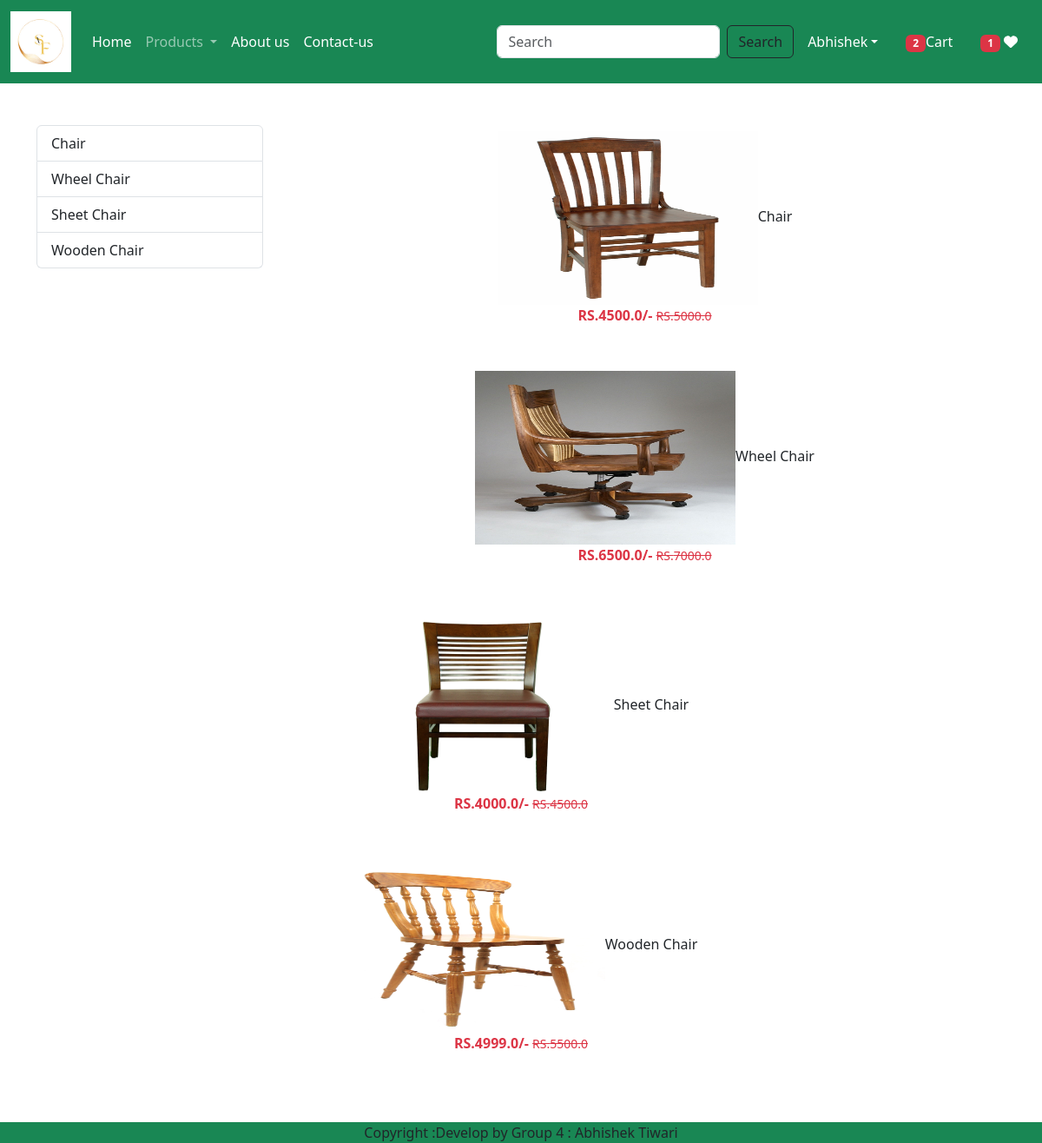
The app's page /category/CR (signed in) with its own data.
### app/models.py (models this page shows, shortened)
class Product(models.Model):
    title = models.CharField(max_length=100)
    selling_price = models.FloatField()
    discounted_price =  models.FloatField()
    discription = models.TextField()
    composition = models.TimeField(default='')
    prodapp = models.TextField(default='')
    category = models.CharField(choices=CATEGORY_CHOICES, max_length=2)
    product_image = models.ImageField(upload_to='product')

### app/views.py (the view)
# urls.py: path("category/<slug:val>", views.CategoryView.as_view(), name="category"),
@method_decorator(login_required,name='dispatch')
class CategoryView(View):
    def get(self, request, val):
        totalitem = 0
        wishitem = 0
        if request.user.is_authenticated:
         totalitem = len(Cart.objects.filter(user=request.user))
        wishitem = len(Wishlist.objects.filter(user=request.user))
        product = Product.objects.filter(category=val)
        title = Product.objects.filter(category=val).values('title')
        return render(request, "app/category.html",locals())

### app/templates/app/category.html (shortened to what this page needs)
{% extends 'app/base.html' %}
{% load  static %}
{% block main-content %}
   <div class="container my-5">
      <div class="row">
        <div class="col-sm-3">
             <div class="list-group">
            {% for val in title  %}
                <a href="{% url 'category-title' val.title %}" class="list-group-item list-group-item-action" aria-current="true">
                    {{val.title}}</a>
            {% endfor %}
            </div>
           </div>
         <div class="col-sm-9">
            <div class="row">
                {% for prod in product %}
                <div class="col text-center mb-4">
                    <a href="{% url 'product-detail' prod.id %}" class="btn">
                       <div>
                      <img src="{{prod.product_image.url}}" width="300px" height="200px />
                      <div class="fw-bold">{{prod.title}}</div>
                      <div class="fw-bold text-danger">
                        RS.{{prod.discounted_price}}/-
                        <small class="fw-light text-decoration-line-through">RS.{{prod.selling_price}}</small>
                      </div>
                    </div>
                </div>
             {% endfor %}
{% endblock main-content %}

### app/templates/app/base.html (shortened to what this page needs)
<!DOCTYPE html>
{% load static %}
<html lang="en">
<head>
    <link href="https://cdn.jsdelivr.net/npm/bootstrap@5.3.3/dist/css/bootstrap.min.css" rel="stylesheet">
    <link rel="stylesheet" href="{% static 'app/css/owl.carousel.min.css' %}">
    <link rel="stylesheet" href="{% static 'app/css/all.min.css' %}">
    <link rel="stylesheet" href="{% static 'app/css/style.css' %}">
</head>
<body>
    <nav class="navbar navbar-expand-lg navbar-dark bg-success">
        <div class="container-fluid">
          <a class="navbar-brand" href="#">
            <img src="{% static "app/images/logo/S.png" %}" width="70" height="70" />
        </a>
          <div class="collapse navbar-collapse" id="navbarSupportedContent">
            <ul class="navbar-nav me-auto mb-2 mb-lg-0">
              {% if request.user.is_authenticated %}
              <li class="nav-item">
                <a class="nav-link active" aria-current="page" href="/">Home</a>
              </li>
              <li class="nav-item dropdown">
                <a class="nav-link dropdown-toggle" href="#" role="button" data-bs-toggle="dropdown" aria-expanded="false">
                  Products
                </a>
              </li>
              <li class="nav-item">
                <a class="nav-link text-white" href="{% url 'about' %}">About us</a>
              </li>
              <li class="nav-item">
                <a class="nav-link text-white" href="{% url 'contact' %}">Contact-us</a>
              </li>
            </ul>
          <form class="d-flex" role="search" action="/search">
            <input class="form-control me-2" type="search" placeholder="Search" name="search" aria-label="Search">
            <button class="btn btn-outline-dark" type="submit">Search</button>
          </form>
        </div>
          <ul class="navbar-nav me-auto mb-2 mb-lg-0">
            <li  class="nav-item dropdown mx-2">
                <a class="nav-link dropdown-toggle text-white" href="#" id="profileDropdown" role="button" data-bs-toggle="dropdown" aria-expanded="false">Abhishek</a>
            </li>
            <li class="nav-item mx-2">
                <a href="{% url 'show-cart' %}" class="nav-link text-white"><span class="badge bg-danger">{% if totalitem > 0 %} {{totalitem}} {% endif %}</span>Cart</a></li>
            <li class="nav-item mx-2">
                <a href="{% url 'showwishlist' %}" class="nav-link text-white"><span class="badge bg-danger">{% if wishitem > 0 %} {{wishitem}} {% endif %}</span> <i class="fa fa-heart"></i></a>
            </li>
            {% endif %}
         </ul>
        </div>
      </nav>
      {% block main-content %}{% endblock main-content %}
      <footer class="container-fluid fixed-bottom bg-success text-center  mt-3">
        Copyright :Develop by Group 4 : Abhishek Tiwari
      </footer>
</body>
</html>

### records on screen
Product: product_image (picture), title "Chair", discounted_price "4500.0", selling_price "5000.0"
Product: product_image (picture), title "Wheel Chair", discounted_price "6500.0", selling_price "7000.0"
Product: product_image (picture), title "Sheet Chair", discounted_price "4000.0", selling_price "4500.0"
Product: product_image (picture), title "Wooden Chair", discounted_price "4999.0", selling_price "5500.0"

### other values on screen
{{ totalitem }} "2"
{{ wishitem }} "1"
{{ val.title }} "Chair" "Wheel Chair" "Sheet Chair" "Wooden Chair"
